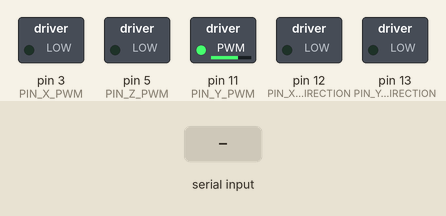
Bench run of a sketch on a simulated Arduino Uno, built with avr-gcc and run on an emulated ATmega328P. Shown: switched loads named in the sketch (green lamp = pin HIGH). The inputs (shaded band) are chosen by the test bench. Pins used as bus, display or sensor lines are not drawn; what the sketch prints to the serial monitor is not drawn.

Above: at 0.5 s.
At 4.4 s:
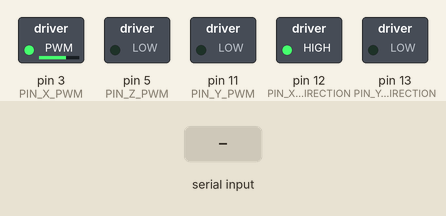
At 9.9 s:
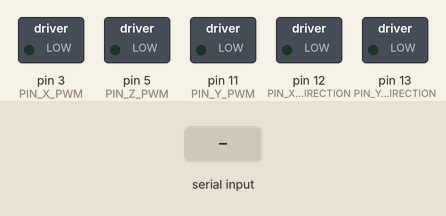
10.0 s: "90,45\n" received over Serial
Timing chart, 0 to 13.0 s (numbered marks = the images above; inputs shaded):
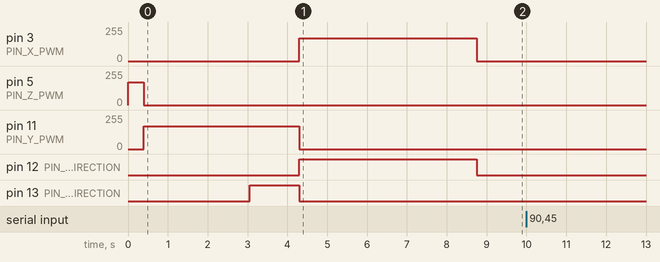

The sketch:

orderpickfinal.ino
```cpp
#include <stdlib.h>

// movement variables
#define PIN_X_DIRECTION 12
#define PIN_X_PWM        3
#define PIN_X_BRAKE      9
#define PIN_Y_DIRECTION 13
#define PIN_Y_PWM       11
#define PIN_Y_BRAKE      8
#define PIN_Z_DIRECTION  4
#define PIN_Z_PWM        5

#define LINKS         true
#define RECHTS       false
#define OMHOOG        true
#define OMLAAG       false
#define VOORUIT       true
#define ACHTERUIT    false
#define MOTOR_PK       170
#define MOTOR_PK_ONDER 140

/*
 * Motor X - Geel & bruin
 * Motor X + Geel & wit
 *
 * Motor Y - Blauw
 * Motor Y + Rood
 *
 * Motor Z - Roze & bruin
 * Motor Z + Roze & wit
 */

// path distance variables
#define X_BAAN_TIJD     3500
#define X_OFFSET        800
#define X_OFFSET2       1900
#define X_OFFSET3       2900

#define Y_BAAN_TIJD     2000
#define Y_INITIAL_DIST  1000
#define Y_OFFSET        1000
#define Y_OFFSET2       1900
#define Y_OFFSET3       3200
#define Y_OFFSET4       4300

#define Y_OFFSETDOWN        750
#define Y_OFFSETDOWN2       1350
#define Y_OFFSETDOWN3       2150

#define Z_BAAN_TIJD    400
int X_POS, Y_POS;

// packet variables
#define PAKKET_MAX_LENGTE 64

int** punten_arr = NULL;
int punten_aantal = 0;
int huidig_punt = 0;

void setup()
{
  // initialize movement code
  pinMode(PIN_X_DIRECTION, OUTPUT);
  pinMode(PIN_X_PWM,       OUTPUT);
  pinMode(PIN_X_BRAKE,     OUTPUT);
  pinMode(PIN_Y_DIRECTION, OUTPUT);
  pinMode(PIN_Y_PWM,       OUTPUT);
  pinMode(PIN_Y_BRAKE,     OUTPUT);
  TCCR2B = TCCR2B & B11111000 | B00000001; // TCCR2B: 1 / 1
  TCCR2A = TCCR2A & B11111000 | B00000001; // TCCR2A: 1 / 1
  X_POS = 1;
  Y_POS = 1;

  Z_reset();
  Y_reset();
  X_reset(LINKS);

  Serial.begin(9600);
  while (!Serial);
}

void loop()
{
    handlePacket();
}

/**
 * @brief Whether the string has a certain prefix
 *
 * @param str String to test
 * @param pre Prefix to use
 * @return String starting with the prefix
 */
bool hasPrefix(const char* str, const char* pre)
{
    return strncmp(pre, str, strlen(pre)) == 0;
}

/**
 * @brief Sleep for ms, handle packets in the background
 *
 * @param ms Milliseconds to sleep
 */
void sleep(unsigned long ms)
{
    ms = millis() + ms;
    while (ms > (millis() - 250))
    {
        handlePacket();
    }
    while (ms > millis());
}

////// PACKAGES ///////////////
/**
 *  @brief Handle a single packet coming in
 */
void handlePacket()
{
    if (!Serial.available())
    {
        return;
    }

    char buffer[PAKKET_MAX_LENGTE]; // Pakket max-lengte 64
    for (int i = 0; i < PAKKET_MAX_LENGTE; i++)
    {
        buffer[i] = '\0';
    }
    for (int i = 0; i < PAKKET_MAX_LENGTE; i++)
    {
        while (!Serial.available());
        char currentChar = Serial.read();
        if (currentChar == '\n')
        {
            buffer[i] = 0;
            break;
        }

        buffer[i] = currentChar;
    }

    if (hasPrefix(buffer, "status"))
    {
        Serial.println("OK");
    }
    else if (hasPrefix(buffer, "ping"))
    {
        Serial.println("Pong!");
    }
    else if (hasPrefix(buffer, "reset"))
    {
      Serial.println("resetOK");
      Z_reset();
      Y_reset();
      X_reset(LINKS);
      Serial.println("resetdone");
    }
    else if (hasPrefix(buffer, "step"))
    {
        if (punten_aantal <= 0)
        {
            Serial.println("ErrorNoPoints");
            return;
        }
        if (punten_arr == NULL || huidig_punt >= punten_aantal)
        {
            Serial.println("ErrorIllegalState");
            return;
        }

        // PULL NEXT COORDINATE
        int requested_x, requested_y;
        requested_x = punten_arr[huidig_punt][0];
        requested_y = punten_arr[huidig_punt][1];

        huidig_punt++;
        if (huidig_punt == punten_aantal)
        {
            Serial.println("OKEndPoint");
        }
        else
        {
            Serial.println("OK");
        }
        ////// MOVEMENT ///////////////

        X_naar(requested_x);
        delay(400);
        Y_naar(requested_y);
        delay(300);
        Z_duw();

        // zodra klaar
        Serial.println("utg");
    }
    else if (hasPrefix(buffer, "pos!"))
    {
        // Start reading points array
        char* lengthBuff = new char[3];
        lengthBuff[0] = buffer[4];
        lengthBuff[1] = buffer[5];
        lengthBuff[2] = '\0';
        int pointAmount = atoi(lengthBuff);

        int** punten = new int*[pointAmount];
        for (int i = 0; i < pointAmount; i++)
        {
            int j = 6 + i * 2;
            if ((j + 1) > PAKKET_MAX_LENGTE)
            {
                Serial.println("ErrorPacketTooLong");
                return;
            }
            else if (buffer[j] == '\0' || buffer[j + 1] == '\0')
            {
                Serial.println("ErrorSizeMismatch");
                return;
            }

            punten[i] = new int[2];
            punten[i][0] = buffer[j] - '0';
            punten[i][1] = buffer[j + 1] - '0';
        }

        punten_arr = punten;
        punten_aantal = pointAmount;
        huidig_punt = 0;

        Serial.println("OK");
    }
    else
    {
        Serial.println("InaudibleGarbage");
    }
}

////// POSITIE FUNCTIES ///////////////
////// RESETS ///////////////
/**
 * @brief Reset X-baan
 *
 */
void X_reset(bool direction)
{
  X_beweeg(MOTOR_PK, direction, X_BAAN_TIJD * 1.2);
  if (direction == RECHTS)
  {
    track_X(5);
  }
  else
  {
    track_X(1);
  }
}

/**
 * @brief Reset Y-baan
 *
 */
void Y_reset()
{
  Y_beweeg(MOTOR_PK, OMLAAG, Y_BAAN_TIJD * 1.2);
  Y_beweeg(MOTOR_PK, OMHOOG, Y_INITIAL_DIST);
  track_Y(1);
}

////// X MOVE ///////////////
/**
 * @brief Beweeg naar X-positie
 *
 * @param pos 1 - 5
 */
void X_naar(int pos)
{
  if (pos == X_POS) {
    return;
  }
  if (pos == 1)
  {
    X_reset(LINKS);
    track_X(1);
    return;
  }
  if (pos == 5)
  {
    X_reset(RECHTS);
    track_X(5);
    return;
  }
  int relpos = pos - X_POS;
  if (relpos < 0) {
    if (relpos == -1) { X_beweeg(MOTOR_PK, LINKS, X_OFFSET); }
    if (relpos == -2) { X_beweeg(MOTOR_PK, LINKS, X_OFFSET2); }
    if (relpos == -3) { X_beweeg(MOTOR_PK, LINKS, X_OFFSET3); }
  }
  else {
    if (relpos == 1) { X_beweeg(MOTOR_PK, RECHTS, X_OFFSET); }
    if (relpos == 2) { X_beweeg(MOTOR_PK, RECHTS, X_OFFSET2); }
    if (relpos == 3) { X_beweeg(MOTOR_PK, RECHTS, X_OFFSET3); }
  }
  track_X(pos);
}

////// Y MOVE ///////////////
/**
 * @brief Beweeg naar Y-positie
 *
 * @param pos 1 - 5
 */
void Y_naar(int pos)
{
    if (pos == Y_POS) {
    return;
  }
  if (pos == 1)
  {
    Y_reset();
    track_Y(1);
    return;
  }
  int relpos = pos - Y_POS;
  if (relpos < 0) {
    if (relpos == -1) { Y_beweeg(MOTOR_PK_ONDER, OMLAAG, Y_OFFSETDOWN); Y_brake(); }
    if (relpos == -2) { Y_beweeg(MOTOR_PK_ONDER, OMLAAG, Y_OFFSETDOWN2); Y_brake(); }
    if (relpos == -3) { Y_beweeg(MOTOR_PK_ONDER, OMLAAG, Y_OFFSETDOWN3); Y_brake(); }
  }
  else {
    if (relpos == 1) { Y_beweeg(MOTOR_PK, OMHOOG, Y_OFFSET); }
    if (relpos == 2) { Y_beweeg(MOTOR_PK, OMHOOG, Y_OFFSET2); }
    if (relpos == 3) { Y_beweeg(MOTOR_PK, OMHOOG, Y_OFFSET3); }
    if (relpos == 4) { Y_beweeg(MOTOR_PK, OMHOOG, Y_OFFSET4);}
  }
  track_Y(pos);
}

////// Z MOVE ///////////////
/**
 * @brief Geef een duw aan product
 *
 */
void Z_duw()
{
  Z_beweeg(MOTOR_PK, VOORUIT, Z_BAAN_TIJD);
  delay(250);
  Z_reset();
}

/**
 * @brief Reset de Z-motor naar achteren
 *
 */
void Z_reset()
{
  Z_beweeg(MOTOR_PK, ACHTERUIT, Z_BAAN_TIJD);
}

////////////////////////////////////////
////// MOTOR X-axis ///////////////////

void track_X(int newpos) {
  X_POS = newpos;
}
void track_Y(int newpos) {
  Y_POS = newpos;
}

void X_beweeg(int pwm, bool direction, int duratie)
{
  X_beweeg(pwm, direction);
  sleep(duratie);
  X_beweeg(0, false);
}

void X_beweeg(int pwm, bool direction)
{
  X_set_brake(true);
  X_set_direction(direction);
  X_set_brake(false);
  X_set_pwm(pwm);
}

void X_set_pwm(int value)
{
  analogWrite(PIN_X_PWM, value);
}

void X_set_direction(bool direction)
{
  digitalWrite(PIN_X_DIRECTION, direction);
}

void X_set_brake(bool enabled)
{
  digitalWrite(PIN_X_BRAKE, enabled);
}

////// MOTOR Y-axis ///////////////////

void Y_beweeg(int pwm, bool direction, int duratie)
{
  Y_beweeg(pwm, direction);
  sleep(duratie);
  Y_beweeg(0, false);
}

void Y_beweeg(int pwm, bool direction)
{
  Y_set_brake(true);
  Y_set_direction(direction);
  Y_set_brake(false);
  Y_set_pwm(pwm);
}

void Y_set_pwm(int value)
{
  analogWrite(PIN_Y_PWM, value);
}

void Y_set_direction(bool direction)
{
  digitalWrite(PIN_Y_DIRECTION, direction);
}

void Y_set_brake(bool enabled)
{
  digitalWrite(PIN_Y_BRAKE, enabled);
}

void Y_brake()
{
  digitalWrite(PIN_Y_DIRECTION, true);
  analogWrite(PIN_Y_PWM, 100);
  sleep(400);
}

////// MOTOR Z-axis ///////////////////

void Z_beweeg(int pwm, bool direction, int duratie)
{
  Z_beweeg(pwm, direction);
  sleep(duratie);
  Z_beweeg(0, false);
}

void Z_beweeg(int pwm, bool direction)
{
  Z_set_brake();
  Z_set_direction(direction);
  Z_set_pwm(pwm);
}

void Z_set_pwm(int value)
{
  analogWrite(PIN_Z_PWM, value);
}

void Z_set_direction(bool direction)
{
  digitalWrite(PIN_Z_DIRECTION, direction);
}

void Z_set_brake()
{
  Z_set_pwm(0);
}
```

Measured:
- after the input at 10.0 s, every drawn part: stays the same
